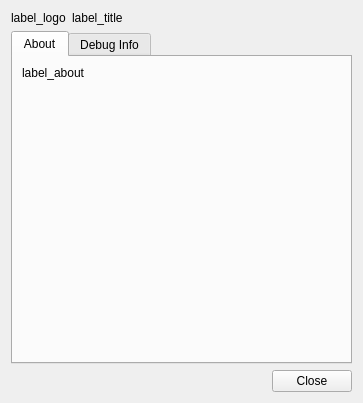
<?xml version="1.0" encoding="UTF-8"?>
<ui version="4.0">
 <class>Dialog</class>
 <widget class="QDialog" name="Dialog">
  <property name="geometry">
   <rect>
    <x>0</x>
    <y>0</y>
    <width>363</width>
    <height>403</height>
   </rect>
  </property>
  <property name="windowTitle">
   <string>Dialog</string>
  </property>
  <layout class="QGridLayout" name="gridLayout">
   <item row="0" column="0">
    <layout class="QHBoxLayout" name="horizontalLayout">
     <item>
      <widget class="QLabel" name="label_logo">
       <property name="sizePolicy">
        <sizepolicy hsizetype="Maximum" vsizetype="Preferred">
         <horstretch>0</horstretch>
         <verstretch>0</verstretch>
        </sizepolicy>
       </property>
       <property name="text">
        <string>label_logo</string>
       </property>
      </widget>
     </item>
     <item>
      <widget class="QLabel" name="label_title">
       <property name="text">
        <string>label_title</string>
       </property>
      </widget>
     </item>
    </layout>
   </item>
   <item row="1" column="0">
    <widget class="QTabWidget" name="tabWidget">
     <property name="currentIndex">
      <number>0</number>
     </property>
     <widget class="QWidget" name="tab">
      <attribute name="title">
       <string>About</string>
      </attribute>
      <layout class="QGridLayout" name="gridLayout_2">
       <item row="0" column="0">
        <widget class="QLabel" name="label_about">
         <property name="text">
          <string>label_about</string>
         </property>
         <property name="alignment">
          <set>Qt::AlignLeading|Qt::AlignLeft|Qt::AlignTop</set>
         </property>
        </widget>
       </item>
      </layout>
     </widget>
     <widget class="QWidget" name="tab_2">
      <attribute name="title">
       <string>Debug Info</string>
      </attribute>
      <layout class="QGridLayout" name="gridLayout_4">
       <item row="0" column="0">
        <widget class="QFrame" name="frame">
         <property name="frameShape">
          <enum>QFrame::StyledPanel</enum>
         </property>
         <property name="frameShadow">
          <enum>QFrame::Raised</enum>
         </property>
         <layout class="QGridLayout" name="gridLayout_3">
          <property name="leftMargin">
           <number>2</number>
          </property>
          <property name="topMargin">
           <number>2</number>
          </property>
          <property name="rightMargin">
           <number>2</number>
          </property>
          <property name="bottomMargin">
           <number>2</number>
          </property>
          <item row="0" column="0">
           <widget class="QTextEdit" name="text_debug_info">
            <property name="readOnly">
             <bool>true</bool>
            </property>
           </widget>
          </item>
         </layout>
        </widget>
       </item>
       <item row="1" column="0">
        <widget class="QPushButton" name="pb_copy_to_clipboard">
         <property name="text">
          <string>Copy to clipboard</string>
         </property>
        </widget>
       </item>
      </layout>
     </widget>
    </widget>
   </item>
   <item row="2" column="0">
    <widget class="QDialogButtonBox" name="buttonBox">
     <property name="orientation">
      <enum>Qt::Horizontal</enum>
     </property>
     <property name="standardButtons">
      <set>QDialogButtonBox::Close</set>
     </property>
    </widget>
   </item>
  </layout>
 </widget>
 <resources/>
 <connections>
  <connection>
   <sender>buttonBox</sender>
   <signal>accepted()</signal>
   <receiver>Dialog</receiver>
   <slot>accept()</slot>
   <hints>
    <hint type="sourcelabel">
     <x>248</x>
     <y>254</y>
    </hint>
    <hint type="destinationlabel">
     <x>157</x>
     <y>274</y>
    </hint>
   </hints>
  </connection>
  <connection>
   <sender>buttonBox</sender>
   <signal>rejected()</signal>
   <receiver>Dialog</receiver>
   <slot>reject()</slot>
   <hints>
    <hint type="sourcelabel">
     <x>316</x>
     <y>260</y>
    </hint>
    <hint type="destinationlabel">
     <x>286</x>
     <y>274</y>
    </hint>
   </hints>
  </connection>
 </connections>
</ui>
